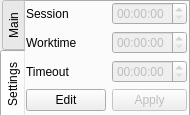
<?xml version="1.0" encoding="UTF-8"?>
<ui version="4.0">
 <class>MainWindow</class>
 <widget class="QMainWindow" name="MainWindow">
  <property name="geometry">
   <rect>
    <x>0</x>
    <y>0</y>
    <width>190</width>
    <height>115</height>
   </rect>
  </property>
  <property name="sizePolicy">
   <sizepolicy hsizetype="Fixed" vsizetype="Fixed">
    <horstretch>1</horstretch>
    <verstretch>0</verstretch>
   </sizepolicy>
  </property>
  <property name="minimumSize">
   <size>
    <width>190</width>
    <height>115</height>
   </size>
  </property>
  <property name="maximumSize">
   <size>
    <width>190</width>
    <height>115</height>
   </size>
  </property>
  <property name="font">
   <font>
    <family>Segoe UI</family>
   </font>
  </property>
  <property name="windowTitle">
   <string>Tomatoe</string>
  </property>
  <widget class="QWidget" name="centralwidget">
   <widget class="QTabWidget" name="tabsMain">
    <property name="enabled">
     <bool>true</bool>
    </property>
    <property name="geometry">
     <rect>
      <x>0</x>
      <y>0</y>
      <width>190</width>
      <height>130</height>
     </rect>
    </property>
    <property name="sizePolicy">
     <sizepolicy hsizetype="Fixed" vsizetype="Fixed">
      <horstretch>0</horstretch>
      <verstretch>0</verstretch>
     </sizepolicy>
    </property>
    <property name="minimumSize">
     <size>
      <width>190</width>
      <height>130</height>
     </size>
    </property>
    <property name="maximumSize">
     <size>
      <width>190</width>
      <height>130</height>
     </size>
    </property>
    <property name="tabPosition">
     <enum>QTabWidget::West</enum>
    </property>
    <property name="currentIndex">
     <number>1</number>
    </property>
    <property name="usesScrollButtons">
     <bool>false</bool>
    </property>
    <widget class="QWidget" name="main">
     <attribute name="title">
      <string>Main</string>
     </attribute>
     <widget class="QPushButton" name="btnStart">
      <property name="geometry">
       <rect>
        <x>10</x>
        <y>75</y>
        <width>71</width>
        <height>31</height>
       </rect>
      </property>
      <property name="text">
       <string>Start</string>
      </property>
     </widget>
     <widget class="QPushButton" name="btnStop">
      <property name="enabled">
       <bool>false</bool>
      </property>
      <property name="geometry">
       <rect>
        <x>90</x>
        <y>75</y>
        <width>71</width>
        <height>31</height>
       </rect>
      </property>
      <property name="text">
       <string>Stop</string>
      </property>
     </widget>
     <widget class="QWidget" name="gridLayoutWidget">
      <property name="geometry">
       <rect>
        <x>10</x>
        <y>0</y>
        <width>151</width>
        <height>71</height>
       </rect>
      </property>
      <layout class="QGridLayout" name="gridLayout">
       <item row="1" column="1">
        <widget class="QLabel" name="lbTimerTimeout">
         <property name="styleSheet">
          <string notr="true">
font: bold 20px;</string>
         </property>
         <property name="text">
          <string>09:00:00</string>
         </property>
        </widget>
       </item>
       <item row="0" column="1">
        <widget class="QLabel" name="lbTimerSession">
         <property name="styleSheet">
          <string notr="true">
font: bold 20px;</string>
         </property>
         <property name="text">
          <string>09:00:00</string>
         </property>
        </widget>
       </item>
       <item row="1" column="0">
        <widget class="QLabel" name="label_2">
         <property name="styleSheet">
          <string notr="true">
font: 13px bold;</string>
         </property>
         <property name="text">
          <string>Timeout</string>
         </property>
        </widget>
       </item>
       <item row="0" column="0">
        <widget class="QLabel" name="label">
         <property name="styleSheet">
          <string notr="true">
font: 13px bold;</string>
         </property>
         <property name="text">
          <string>Session</string>
         </property>
        </widget>
       </item>
      </layout>
     </widget>
    </widget>
    <widget class="QWidget" name="settings">
     <property name="enabled">
      <bool>true</bool>
     </property>
     <attribute name="title">
      <string>Settings</string>
     </attribute>
     <widget class="QWidget" name="formLayoutWidget">
      <property name="geometry">
       <rect>
        <x>0</x>
        <y>0</y>
        <width>161</width>
        <height>111</height>
       </rect>
      </property>
      <layout class="QFormLayout" name="formLayout">
       <item row="0" column="0">
        <widget class="QLabel" name="sessionLabel">
         <property name="text">
          <string>Session</string>
         </property>
        </widget>
       </item>
       <item row="0" column="1">
        <widget class="QTimeEdit" name="sessionTimeEdit">
         <property name="enabled">
          <bool>false</bool>
         </property>
         <property name="displayFormat">
          <string>hh:mm:ss</string>
         </property>
        </widget>
       </item>
       <item row="1" column="0">
        <widget class="QLabel" name="workTimeLabel">
         <property name="text">
          <string>Worktime</string>
         </property>
        </widget>
       </item>
       <item row="1" column="1">
        <widget class="QTimeEdit" name="worktimeTimeEdit">
         <property name="enabled">
          <bool>false</bool>
         </property>
         <property name="currentSection">
          <enum>QDateTimeEdit::HourSection</enum>
         </property>
         <property name="displayFormat">
          <string>hh:mm:ss</string>
         </property>
        </widget>
       </item>
       <item row="2" column="0">
        <widget class="QLabel" name="timeoutLabel">
         <property name="text">
          <string>Timeout</string>
         </property>
        </widget>
       </item>
       <item row="2" column="1">
        <widget class="QTimeEdit" name="timeoutTimeEdit">
         <property name="enabled">
          <bool>false</bool>
         </property>
         <property name="displayFormat">
          <string>hh:mm:ss</string>
         </property>
        </widget>
       </item>
       <item row="3" column="0">
        <widget class="QPushButton" name="editButton">
         <property name="text">
          <string>Edit</string>
         </property>
        </widget>
       </item>
       <item row="3" column="1">
        <widget class="QPushButton" name="applyButton">
         <property name="enabled">
          <bool>false</bool>
         </property>
         <property name="sizePolicy">
          <sizepolicy hsizetype="Expanding" vsizetype="Expanding">
           <horstretch>0</horstretch>
           <verstretch>0</verstretch>
          </sizepolicy>
         </property>
         <property name="text">
          <string>Apply</string>
         </property>
        </widget>
       </item>
      </layout>
     </widget>
    </widget>
   </widget>
  </widget>
 </widget>
 <resources/>
 <connections/>
</ui>
